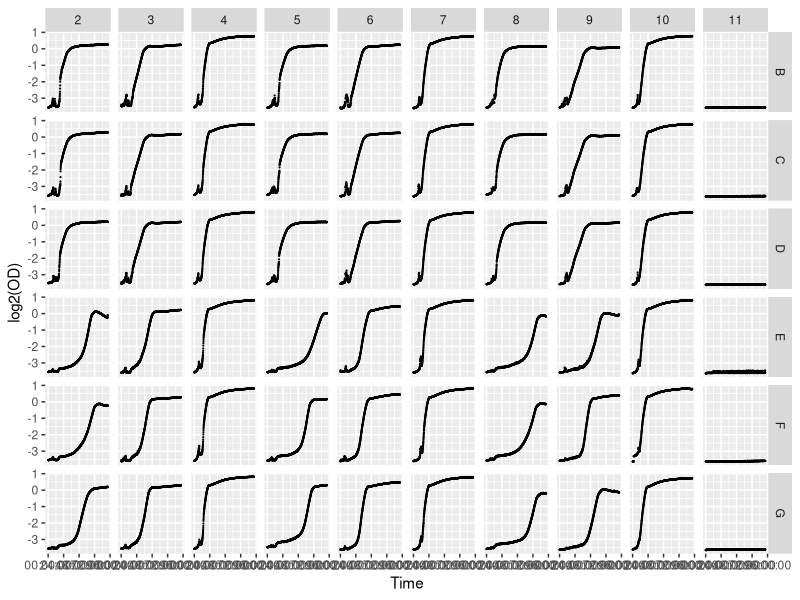
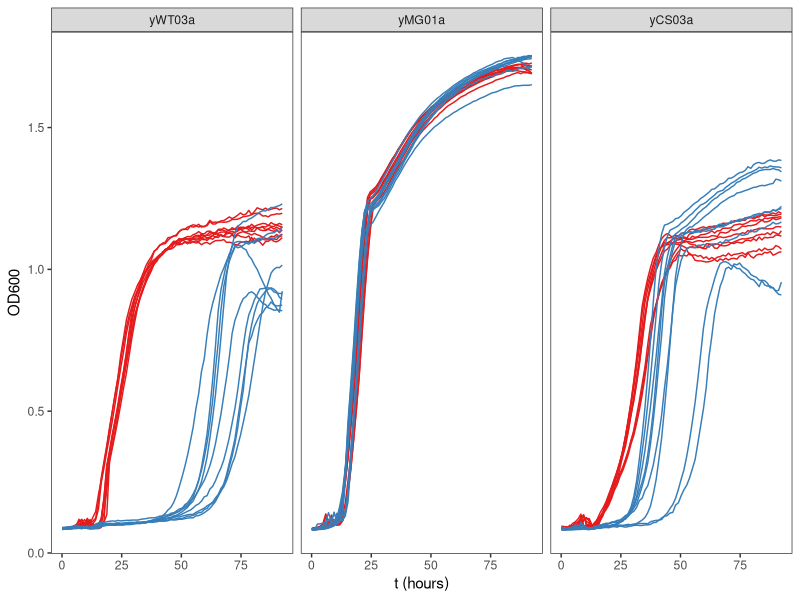
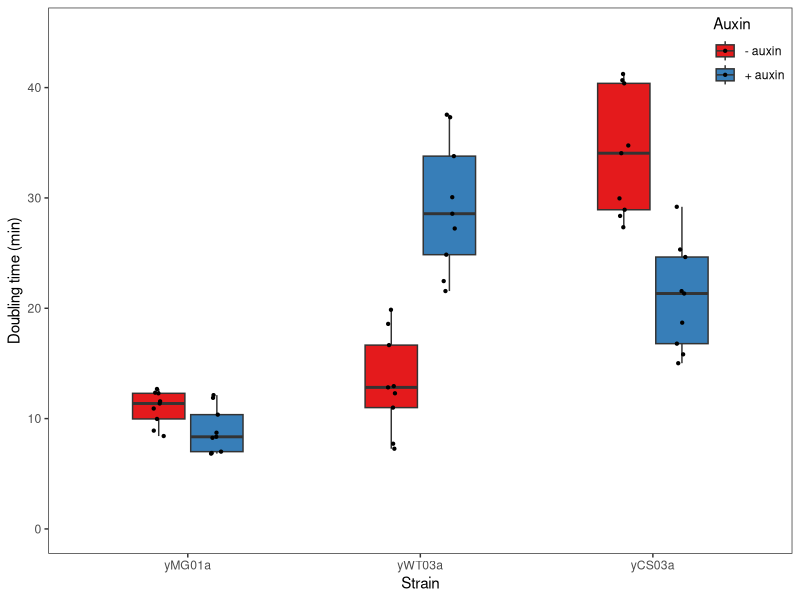
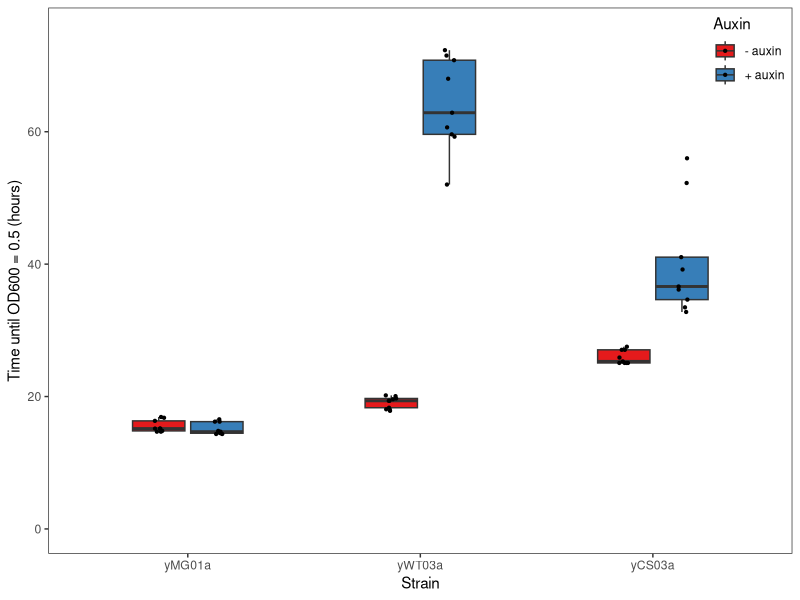
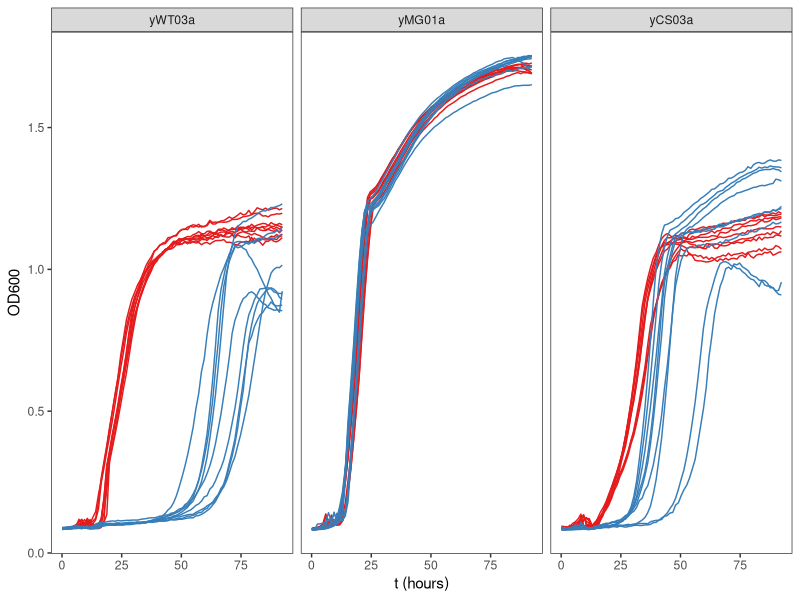
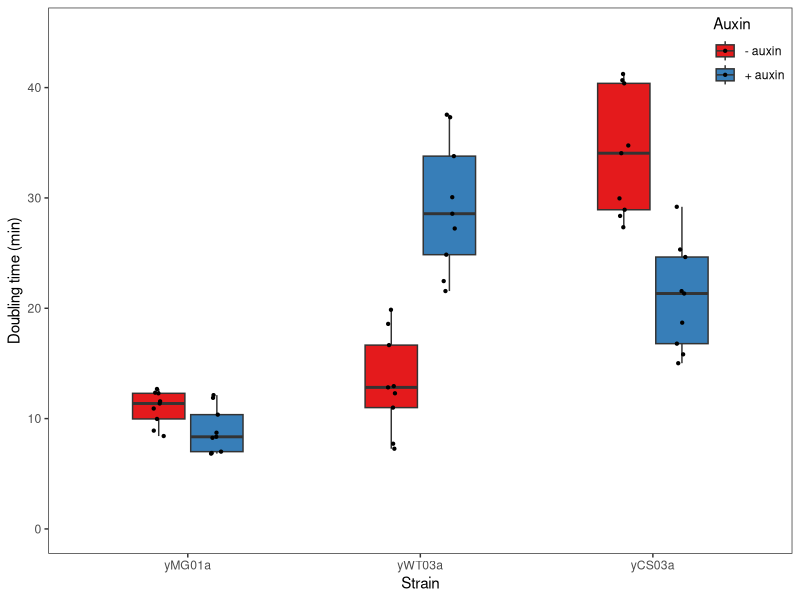
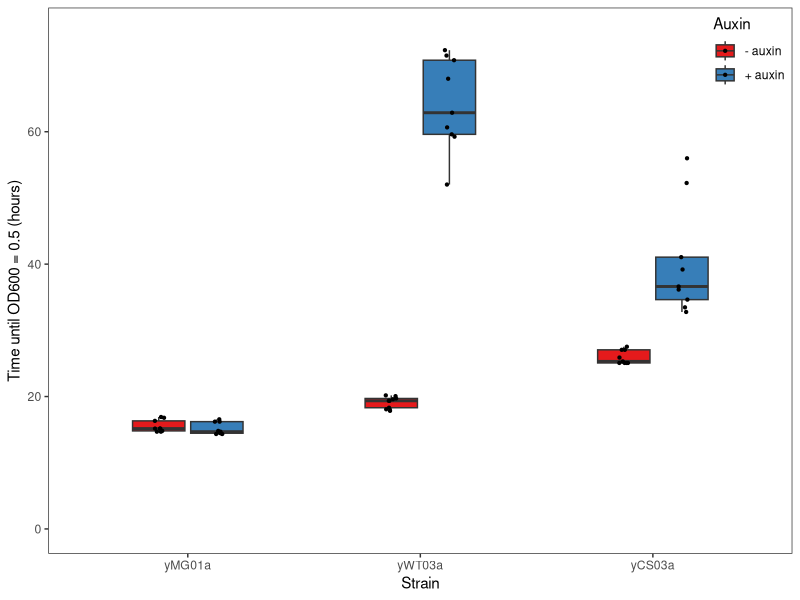
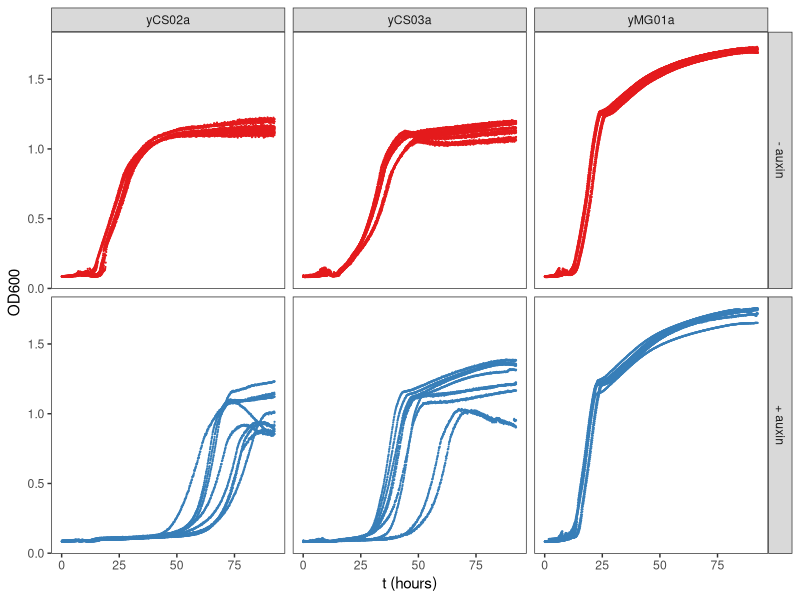

Source code (R) for these figures, in order:
library(ggplot2)
library(readr)
library(dplyr)
library(hms)
library(tidyr)

# Import data
dat_raw <- readxl::read_xlsx("20220429_auxin_Plate.xlsx", col_types = "numeric")


dat <-
  dat_raw %>%
  mutate(Time = hms(days = Time)) %>%
  select("Time", matches("[B-G]([2-9]$|1[0-1]$)"))  # Take out columns A, H, rows 1, 12


dat %>% 
  pivot_longer(-Time, names_to = "well", values_to = "OD") %>%
  separate(well, sep = 1, into = c("row", "column")) %>%
  mutate(column = as.factor(as.numeric(column))) %>%
  ggplot(aes(Time, log2(OD))) +
  facet_grid(row ~ column) +
  geom_point(size=0.1)




compute_logODbase <- function(ODs) {
  baseOD <- mean(ODs[1:10])
  log2(ODs - baseOD)
}

X <- cbind(1, dat$Time/3600)  # design matrix
Y <- sapply(dat[, -1], compute_logODbase)

# Find point closest to logODbase = -2
midpoints <- apply(abs(Y + 2), 2, which.min)
midpoints[midpoints < 26] <- 26
midpoints[midpoints > (792 - 25)] <- 792 - 25

idx <- sapply(midpoints, \(x) (x-25):(x+25))
Y_window <- sapply(1:60, \(i) Y[idx[, i], i])
colnames(Y_window) <- colnames(Y)
X_window <- X[1:51, ]

coeffs <- 
  solve(t(X_window) %*% X_window) %*% t(X_window) %*% Y_window %>%
  t %>%
  as_tibble(rownames = "Well") %>%
  transmute(
    Well = Well,
    intercept = V1 - X[midpoints-25, 2] * V2,
    slope = V2
  ) %>%
  separate(Well, sep = 1, into = c("row", "col")) %>%
  mutate(
    row = as.factor(row),
    col = as.factor(as.numeric(col)),
    t_ODthresh = X[midpoints, 2]
  ) %>%
  filter(col != 11) %>%
  arrange(col) %>%
  mutate(
    t_doubl = 1/slope,
    Strain = factor(rep(c("yWT03a", "yCS03a", "yMG01a"), each = 6, times = 3)),
    Replicate = factor(rep(1:3, each = 18)),
    Auxin = factor(rep(c("- auxin", "+ auxin"), each = 3, times =  9))
  ) %>%
  mutate(Strain = factor(Strain, levels = c("yWT03a", "yMG01a", "yCS03a")))
  

data_sub <- dat[seq(1, nrow(dat), by = 10),]

p_curves <- data_sub %>%
  #mutate(across(-Time, compute_logODbase)) %>%
  mutate(Time = as.numeric(Time)/3600) %>%
  #pivot_longer(-Time, names_to = "Well", values_to = "logODbase") %>%
  pivot_longer(-Time, names_to = "Well", values_to = "OD600") %>%
  separate(Well, sep = 1, into = c("row", "col"), remove = FALSE) %>%
  mutate(
    col = as.factor(as.numeric(col)),
    Auxin = ifelse(row %in% c("B", "C", "D"), "- auxin", "+ auxin"),
    Strain = rep(c(rep(c("yWT03a", "yCS03a", "yMG01a"), times = 3), "Ctrl"), 6*nrow(data_sub))
  ) %>%
  mutate(Strain = factor(Strain, levels = c("yWT03a", "yMG01a", "yCS03a"))) %>%
  filter(col != 11) %>%
  #ggplot(aes(Time, logODbase, color = Auxin)) +
  ggplot(aes(Time, OD600, color = Auxin, group = Well)) +
  facet_grid(~ Strain) +
  #geom_point(size = 0.01) +
  geom_line() +
  #geom_abline(data = coeffs, aes(intercept = intercept, slope = slope), linetype = "dashed", lwd = 1, alpha = 0.3) +
  #geom_vline(data = coeffs, aes(xintercept = t_ODthresh)) +
  scale_color_brewer(palette = "Set1") +
  theme_bw() +
  theme(panel.grid = element_blank(), legend.position = "none", panel.background = element_blank()) +
  xlab("t (hours)") +
  #ylab("log2(OD_base)")
  ylab("OD600")
p_curves

ggsave("growth_curves_OD_pres.pdf", p_curves, device = "pdf", width = 6, height = 2.5)



p_doubling <- coeffs %>%
  mutate(Strain = factor(Strain, levels = c("yMG01a", "yWT03a", "yCS03a"))) %>%
  mutate(t_doubl = t_doubl*6) %>%  # *6 instead of 60 to make axis numbers line up with p_lag (add extra 0s in post-processing)
  ggplot(aes(Strain, t_doubl, fill = Auxin)) +
  geom_boxplot(outlier.shape = NA, width = 0.5) +
  geom_point(
    size = 0.8,
    position = position_jitterdodge(jitter.width = 0.1, dodge.width = 0.5),
    color = "black"
  ) +
  ylim(c(0, 45)) +
  ylab("Doubling time (min)") +
  scale_fill_brewer(palette = "Set1") +
  theme_bw() +
  theme(
    panel.grid = element_blank(),
    legend.position = c(1, 1),
    legend.justification = c(1, 1),
    legend.background = element_blank()
  )
p_doubling
ggsave("doubling_time_pres.pdf", p_doubling, device = "pdf", width = 3, height = 3)

p_lag <- coeffs %>%
  mutate(Strain = factor(Strain, levels = c("yMG01a", "yWT03a", "yCS03a"))) %>%
  ggplot(aes(Strain, t_ODthresh, fill = Auxin)) +
  geom_boxplot(outlier.shape = NA, width = 0.5) +
  geom_point(
    size = 0.8,
    position = position_jitterdodge(jitter.width = 0.1, dodge.width = 0.5),
    color = "black"
  ) +
  ylim(c(0, 75)) +
  scale_fill_brewer(palette = "Set1") +
  theme_bw() +
  theme(
    panel.grid = element_blank(),
    legend.position = c(1, 1),
    legend.justification = c(1, 1),
    legend.background = element_blank()
  ) +
  ylab("Time until OD600 = 0.5 (hours)")
p_lag
ggsave("lagtime.pdf", p_lag, device = "pdf", width = 3, height = 3)


p_curves_OD <- 
  dat %>%
  mutate(Time = as.numeric(Time)/3600) %>%
  pivot_longer(-Time, names_to = "Well", values_to = "OD") %>%
  separate(Well, sep = 1, into = c("row", "col")) %>%
  mutate(
    col = as.factor(as.numeric(col)),
    Auxin = ifelse(row %in% c("B", "C", "D"), "- auxin", "+ auxin"),
    Strain = rep(c(rep(c("yCS02a", "yCS03a", "yMG01a"), times = 3), "Ctrl"), 4752)
  ) %>%
  filter(col != 11) %>%
  ggplot(aes(Time, OD, color = Auxin)) +
  facet_grid(Auxin ~ Strain) +
  geom_point(size = 0.1) +
  #geom_vline(data = coeffs, aes(xintercept = t_ODthresh)) +
  scale_color_brewer(palette = "Set1") +
  theme_bw() +
  theme(panel.grid = element_blank(), legend.position = "none", panel.background = element_blank()) +
  xlab("t (hours)") +
  ylab("OD600")

ggsave("growth_curves.pdf", p_curves_OD, device = "pdf", width = 6, height = 4)


coeffs %>%
  mutate(t_doubl = t_doubl*60) %>%
  group_by(Strain, Auxin) %>%
  summarize(
    Mean2 = round(mean(t_ODthresh), 1),
    SE2 = round(sd(t_ODthresh)/sqrt(n()), 1),
    Mean = round(mean(t_doubl), 0),
    SE = round(sd(t_doubl)/sqrt(n()), 0)
  ) %>%
  write_csv('summary_growth.csv')

coeffs %>%
  group_by(Strain, Auxin) %>%
  summarize(
    Mean = mean(t_ODthresh),
    SE = sd(t_ODthresh)/sqrt(n())
  )
